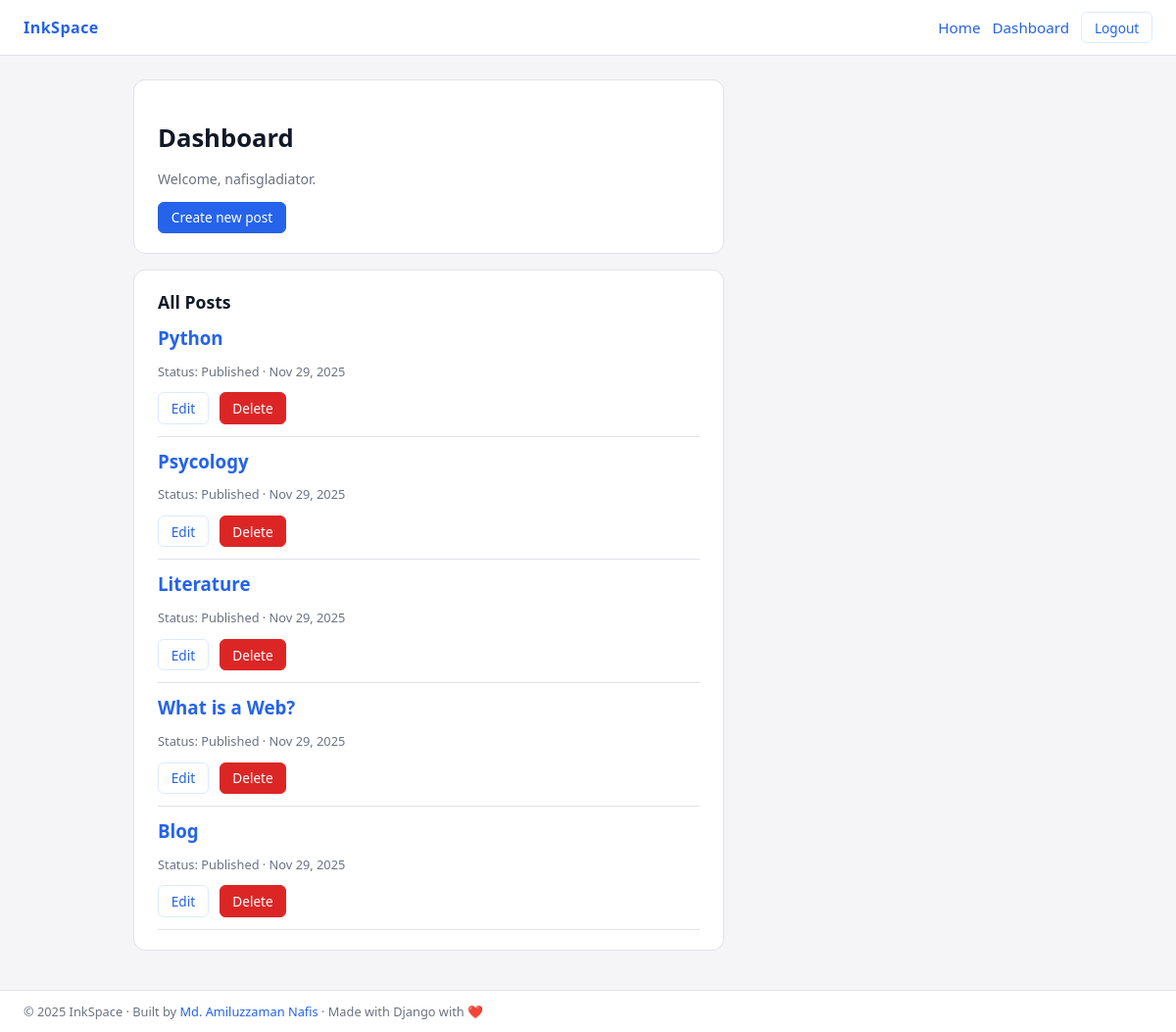
The app's page /dashboard/ (signed in) with its own data.
### blog/models.py (models this page shows, shortened)
class Post(models.Model):
    STATUS_CHOICES = (
        ('draft', 'Draft'),
        ('published', 'Published'),
    )
    title = models.CharField(max_length=200)
    slug = models.SlugField(unique=True, blank=True)
    author = models.ForeignKey(User, on_delete=models.CASCADE, related_name='posts')
    content = models.TextField()
    featured_image = models.ImageField(
        upload_to='posts/',
        blank=True,
        null=True
    )
    status = models.CharField(
        max_length=10,
        choices=STATUS_CHOICES,
        default='draft'
    )
    created_at = models.DateTimeField(auto_now_add=True)
    updated_at = models.DateTimeField(auto_now=True)
    tags = TaggableManager()

### blog/views.py (the view)
# urls.py: path('dashboard/', views.DashboardView.as_view(), name='dashboard'),
class DashboardView(LoginRequiredMixin, ListView):
    model = Post
    template_name = 'blog/dashboard.html'
    context_object_name = 'posts'
    def get_queryset(self):
        return Post.objects.filter(author=self.request.user).order_by('-created_at')

### templates/blog/dashboard.html (shortened to what this page needs)
{% extends "base.html" %}
{% block content %}
<div class="card">
    <h1 class="page-title" style="margin-bottom:0.25rem;">Dashboard</h1>
    <p class="muted">Welcome, {{ user.username }}.</p>
    <div class="form-actions" style="margin-top:0.75rem;">
        <a href="{% url 'post_create' %}" class="btn">Create new post</a>
    </div>
</div>
<div class="card">
    <h2 class="card-title" style="font-size:1.1rem;">All Posts</h2>
    {% for post in posts %}
        <div style="padding:0.75rem 0; border-bottom:1px solid var(--border);">
            <h3 style="margin:0 0 0.25rem;">
                <a href="{% url 'post_detail' post.slug %}">{{ post.title }}</a>
            </h3>
            <p class="card-meta">
                Status: {{ post.get_status_display }} · {{ post.created_at|date:"M j, Y" }}
            </p>
            <div style="margin-top:0.35rem;">
                <a href="{% url 'post_edit' post.slug %}" class="btn-outline">Edit</a>
                <a href="{% url 'post_delete' post.slug %}" class="btn-danger" style="margin-left:0.4rem;">Delete</a>
            </div>
        </div>
    {% empty %}
        <p class="muted" style="margin-top:0.5rem;">You have not created any posts yet.</p>
    {% endfor %}
</div>
{% endblock %}

### templates/base.html (style rules this page uses)
:root { --bg: #f5f5f7; --bg-card: #ffffff; --border: #e2e2e8; --text-main: #111827; --text-muted: #6b7280; --accent: #2563eb; --accent-soft: #dbeafe; --danger: #dc2626; --radius-lg: 12px; --radius-sm: 6px; }
* { box-sizing: border-box; }
body { margin: 0; font-family: system-ui, -apple-system, BlinkMacSystemFont, "Segoe UI", sans-serif; background-color: var(--bg); color: var(--text-main); }
a { color: var(--accent); text-decoration: none; }
.btn, .btn-outline, .btn-danger { display: inline-flex; align-items: center; justify-content: center; padding: 0.35rem 0.8rem; border-radius: var(--radius-sm); font-size: 0.85rem; border: 1px solid transparent; cursor: pointer; background: none; font-family: inherit; }
.btn { background-color: var(--accent); color: #ffffff; border-color: var(--accent); }
.btn-outline { background-color: transparent; color: var(--accent); border-color: var(--accent-soft); }
.btn-danger { background-color: var(--danger); color: #ffffff; border-color: var(--danger); }
.card { background-color: var(--bg-card); border-radius: var(--radius-lg); border: 1px solid var(--border); padding: 1.25rem 1.5rem; margin-bottom: 1rem; }
.card-title { margin: 0; font-size: 1.25rem; }
.card-meta { font-size: 0.8rem; color: var(--text-muted); }
.muted { color: var(--text-muted); font-size: 0.88rem; }
.page-title { font-size: 1.6rem; margin-bottom: 0.75rem; }
.form-actions { margin-top: 0.75rem; }

### records on screen
Post: title "Python", status "Published", created_at "Nov 29, 2025"
Post: title "Psycology", status "Published", created_at "Nov 29, 2025"
Post: title "Literature", status "Published", created_at "Nov 29, 2025"
Post: title "What is a Web?", status "Published", created_at "Nov 29, 2025"
Post: title "Blog", status "Published", created_at "Nov 29, 2025"

### other values on screen
{{ user.username }} "nafisgladiator"
